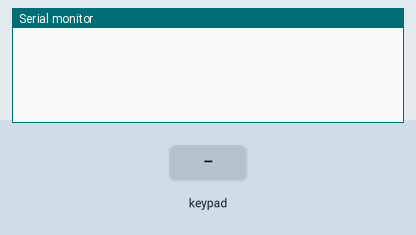
This sketch was run on a simulated Arduino Uno, built with avr-gcc and run on an emulated ATmega328P. On the bench: the last lines printed to the serial monitor. The test bench sets the inputs (shaded band).

Above: at 1.2 s.
1.3 s: key '1' pressed
At 2.5 s:
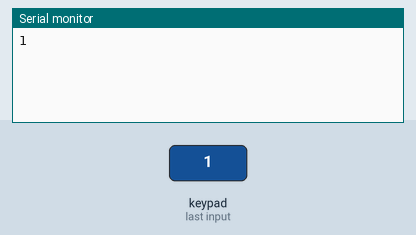
2.8 s: keypad keys 6 7 8 9 # pressed 0.4 s apart
At 5.1 s:
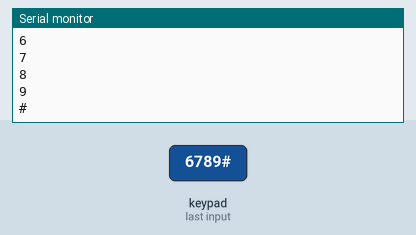
6.3 s: key 'A' pressed
At 7.5 s:
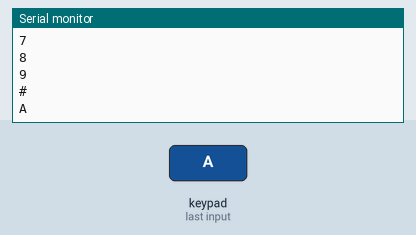
7.8 s: keypad keys 6 7 8 9 * pressed 0.4 s apart
At 9.9 s:
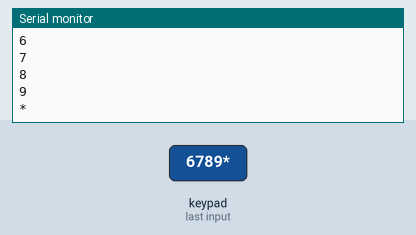
11.3 s: key 'B' pressed
At 12.5 s:
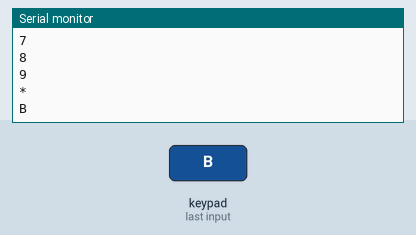
12.8 s: keypad keys 6 7 8 9 D pressed 0.4 s apart
At 15.1 s:
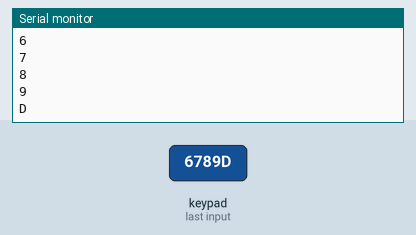
Timing chart, 0 to 16.6 s (numbered marks = the images above; inputs shaded):
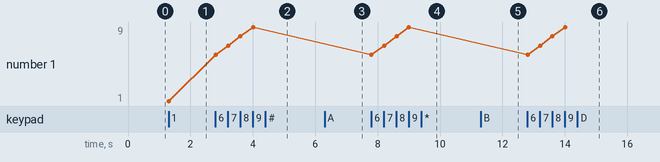

Measured:
- after the input at 1.3 s, the serial monitor: prints a new line at once (image 1)
- after the input at 2.8 s, the serial monitor: prints a new line at once (image 2)
- after the input at 6.3 s, the serial monitor: prints a new line at once (image 3)
- after the input at 7.8 s, the serial monitor: prints a new line at once (image 4)
- after the input at 11.3 s, the serial monitor: prints a new line at once (image 5)
- after the input at 12.8 s, the serial monitor: prints a new line at once (image 6)
- plotted number 1: 1 → 9 after the input at 2.8 s

The sketch:

pruebas.ino
```cpp
void setup() {
  // put your setup code here, to run once:
  Serial.begin(9600);

}

#include "rgb_lcd.h"
#include <Keypad.h>
const byte ROWS = 4; //four rows
const byte COLS = 4; //four columns
const byte numChars = 32;
boolean newData = false;


char hexaKeys[ROWS][COLS] = {
  {'1', '2', '3', 'A'},
  {'4', '5', '6', 'B'},
  {'7', '8', '9', 'C'},
  {'*', '0', '#', 'D'}
};
byte rowPins[ROWS] = {6, 7, 8, 9}; //connect to the row pinouts of the keypad
byte colPins[COLS] = {10, 11, 12, 13}; //connect to the column pinouts of the keypad

Keypad customKeypad = Keypad( makeKeymap(hexaKeys), rowPins, colPins, ROWS, COLS);
char endMarker = '\n';


int getSizeOfSerialInput(){
  int count;
  while(Serial.read() != endMarker){
    count++;
  }
  Serial.print("Contador de serial ");
  Serial.println(count);
  return count;
}


char receivedChars[numChars];
void leerSerialAlEnter() {
    static byte ndx = 0;

    char rc;


    while (Serial.available() > 0 && newData == false) {
        rc = Serial.read();
        Serial.println(rc);
        if (rc != endMarker) {
            receivedChars[ndx] = rc;
            ndx++;
            if (ndx >= numChars) {
                ndx = numChars - 1;
            }
        }else{
            receivedChars[ndx] = '\0'; // terminate the string
            ndx = 0; //resets char array
            newData = true;

        }
    }
}

void getNewData() {
  Serial.println(newData);
    if (newData == true) {
        Serial.print("This just in ... ");
        Serial.println(receivedChars);
        newData = false;
    }

}

void _getKey(){
  char key = customKeypad.getKey();
  if(key != NO_KEY){
    Serial.println(key);
  }
}
void loop() {
  // put your main code here, to run repeatedly:
/**
  while(Serial.available()>0){
    Serial.println(Serial.available());
    Serial.print("char ");
    //Serial.println(Serial.read());
  }*/
  _getKey();
  /**int count;
  while(Serial.available()>0){
    Serial.print("char");
    Serial.println(Serial.read());
    //count++;
  }*/
  //Serial.print("Contador de serial ");
  //Serial.println(count);
  //char receivedChars[getSizeOfSerialInput()];

  //leerSerialAlEnter();
  //delay(1000);
  //getNewData();

  //Serial.println(receivedChars);


}

/**
 * Intento para contar caracteres de serial, antes de leerlos
 * cada vez que se da Serial.read() se desencola char de Serial.available();
 * serial.available va sumando los string metidos, y se resta a medida que se llama
 * Serial.read().
 */
/**while(Serial.available()>0 && !endCounting){
    Serial.println("Counting chars");
    char b = Serial.read();         //read first char
    while(b != endMarker){
      Serial.println("char read: ");
      Serial.print(b);
      count++;
      Serial.print(count);
      Serial.println(" chars counted");
      receivedString.concat(b);
      b = Serial.read();
    }
    endCounting = true;
    Serial.print("Finishing counting...");
    Serial.println(""); Serial.println("String obtained "); Serial.print(receivedString);
  }*/
```
